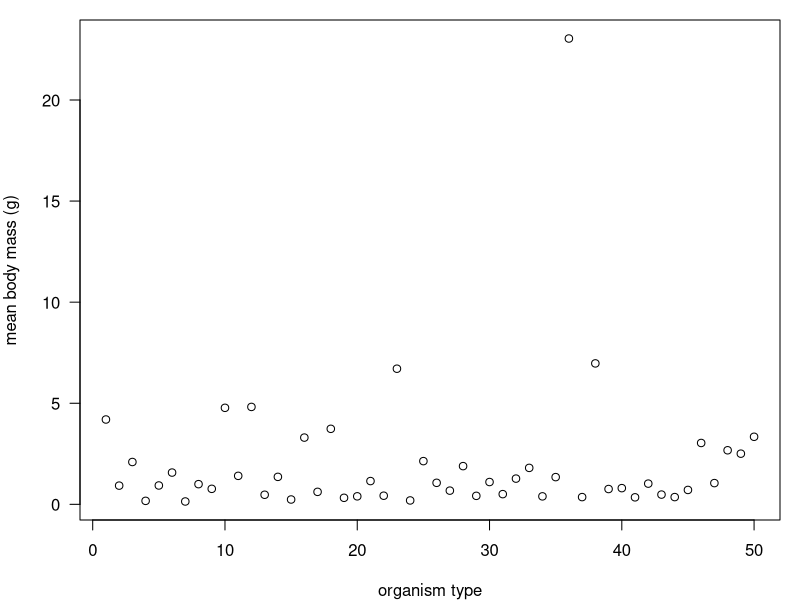
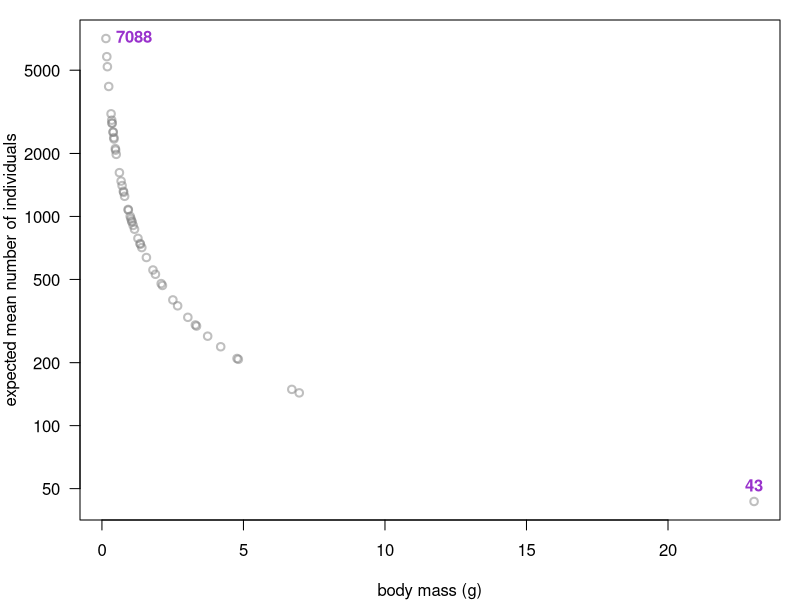
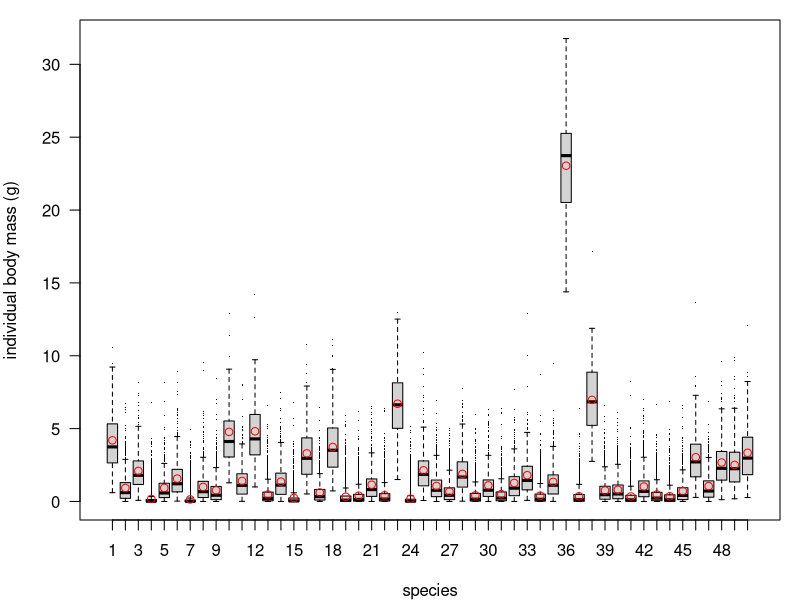

Generate these figures, in order, with R: (Note: this script raises an error after producing the figures.)
library(data.table)

functions.f <- list.files("functions", full.names = TRUE)
sapply(functions.f, source, echo = FALSE)

# 1. We have a pool of different types of organisms. We'll classify them into 
# groups based on the identity at a given region of the mitochondrial genome. 
# Thus, each 'variant' of that sequence corresponds to a type (aka species/OTU).
N_seq_var <- 50
seq_var <- 1:N_seq_var
dim_pool <- c(50, 25, 3)

# Each type of organism occurs in different abundances. 
# We could just simulate some random numbers of abundances, 
# or be more realistic and incorporate information about the mean body size of 
# each type (e.g. smaller organisms are more abundant). 
# To do that, we need to pick some mean body sizes for each of our 
# organism types. 
set.seed(2017)
# choose between "realistic", "uniform", or give a single number for all. 
BODYSIZE_DIST <- "realistic"
if(BODYSIZE_DIST == "realistic"){
  bodysize_mean <- rlnorm(N_seq_var)
} else if(BODYSIZE_DIST == "uniform"){
  bodysize_mean <- runif(n = N_seq_var, min = 0, max = 20)
} else if(is.numeric(BODYSIZE_DIST)){
  bodysize_mean <- rep(BODYSIZE_DIST, N_seq_var)
}
par(mar = c(4,4,1,1))
plot(bodysize_mean, xlab = 'organism type', ylab = 'mean body mass (g)', las = 1)
# OK. Lots of small things, a few big ones.
# Now, let's simulate counts of those things based on their body size. 
# First we'll establish a relationship between body mass and expected counts. 
COEFF <- 1000
counts_mean <- COEFF/bodysize_mean
plot(bodysize_mean, counts_mean, 
     col = grey(0.5, alpha = 0.5), lwd = 2, 
     log = 'y', 
     xlab = 'body mass (g)', ylab = 'expected mean number of individuals', 
     las = 1)
pts.df <- data.frame(x = range(bodysize_mean), y = rev(range(counts_mean)))
text(pts.df, labels = round(pts.df$y), col = 'darkorchid', pos = c(4,3), font = 2)
pts.df

# The smallest 'species' has a mean body mass of 0.14 g and around 7000 individuals.
# The largest has a mean body mass of 23 g and around 43 individuals.
# From this information we can generate some simulated but realistic count data. 
ind_per_species <- rpois(n = length(counts_mean), lambda = counts_mean)

# And to bring it back around, we can simulate a mass for each individual
set.seed(1)
mass_ind <- rgamma(
  n = sum(ind_per_species), 
  shape = rep(bodysize_mean, times = ind_per_species), 
  rate = 1
  )
inds <- data.table(
  species = rep(seq_var, times = ind_per_species), 
  mass = mass_ind
)
boxplot(split(mass_ind, f = inds$species), 
  xlab = "species", ylab = "individual body mass (g)", 
  cex = 0.5, pch = '.', las = 1)
points(x = 1:N_seq_var, y = bodysize_mean, col = 'red')

# I'm going to call place_inds() multiple times so each species has a different 
# distribution in space. 
inds[,c('x', 'y', 'z') := data.table(place_inds(.N, dim_pool)), by = species]

# plot distribtion of a single species in the pool
sp.plot <- 1
par(mfrow = c(2,1))
ncols <- 3
mycols <- hsv(h = seq(from = 1/ncols, to = 1, length.out = ncols), s = 0.7, alpha = 0.7)
# mycols <- colorRampPalette(c("gold", "slateblue", 'green'))(ncols)
# mycols <- viridis(ncols, end = 1, option = 'magma')
with(inds[species == sp.plot, ], 
     plot(x, z, col = mycols[cut(z, breaks = ncols)], lwd = 2, 
          xlab = "length", ylab = "depth", las = 1))
legend('bottomright', legend = c('upper', 'middle', 'lower'), 
       pch = 1, pt.lwd = 2, col = rev(mycols), bty = 'n')

with(inds[species == sp.plot, ], 
     plot(x,y, col = mycols[cut(z, breaks = ncols)], lwd = 2, 
          xlab = "length", ylab = "width", las = 1))
legend('bottomright', legend = c('upper', 'middle', 'lower'), 
       pch = 1, pt.lwd = 2, col = rev(mycols), bty = 'n')

# Now we can sample from the environment.
# Let's start by deciding where to take our samples. 
corner_min <- c(0,0,0) # in the corner
pool_range <- cbind(corner_min, dim_pool)
sample_points <- as.matrix(expand.grid(pool_range[1,], pool_range[2,], pool_range[3,]))

# In the following lines I'll be doing things in an inefficient way, but in the 
# hopes it will illustrate each step individually.

# First, calculate the distance that each sample is from each individual.
for(i in 1:nrow(sample_points)){
  # add columns for the distance between each individual and each sample location
  inds[ , paste0('dist.', i)] <- dist_from_samp(sample_points[i,], as.matrix(inds[,.(x,y,z)]))
}

# Then, sample cells from the environment based on density calculated based on 
# mass and distance. 
for(i in 1:nrow(sample_points)){
  distvar <- paste0('dist.', i)
  cellvar <- paste0('cells.', i)
  # for each individual, calculate how many cells end up in each sample
  inds[ , (cellvar)] <- cells_by_dist(inds[[distvar]], inds[,mass])
}

# temp data frame; very long: N cells in each sample from each *individual*
temp <- melt.data.table(inds, id.vars = 'species', 
                measure.vars = paste0('cells.', 1:nrow(sample_points)), 
                variable.name = 'sample', value.name = 'count')
temp[,sample := gsub('cells.', replacement = '', x = sample, fixed = TRUE)]

# now collapse that into N cells from each *type*
samples.env <- temp[, sum(count), by = .(sample, species)]
rm(temp)
colnames(samples.env)[3] <- "cells"

# plot cells per sample by species
par(mfrow = c(1,1))
pldat <- with(samples.env, split(cells, species))
boxplot(pldat, 
  xlab = 'number of cells in samples', ylab = 'taxon', 
  outpch = 21, outcol="slateblue", outbg="red", 
  horizontal = TRUE, las = 1)

# Compute number of templates per sample, 
# given number of cells and range of templates/cell
set.seed(1)
samples.env[, templates := copies_per_cell(cells)]

## TODO PICK UP HERE

N_samples <- 10
samples <- 1:N_samples

# the templates are present in a certain abundance in the extraction
template_abun <- matrix(NA, nrow = N_samples, ncol = N_seq_var)
for(i in 1:N_samples){
  template_abun[i,] <- rnbinom(n = N_seq_var, mu = 10, size = 0.6)
}

# each template has some primer efficiency / bias
primer_efficiencies <- rbeta(n = N_seq_var, 1, 1)

true_pcr_products <- expand.grid(seq_var, samples, NA)[,c(2,1,3)]
names(true_pcr_products) <- c('sample', 'seq.var', 'count')
for(i in 1:N_samples){
  current_max <- i * N_seq_var
  current_min <- current_max - N_seq_var + 1
  true_pcr_products[current_min:current_max,'count'] <- do_pcr(
    template_copies = template_abun[i,], template_effs = primer_efficiencies, 
    ncycles = 40, inflection = 10, slope = 0.2
  )
}

# when we pool our samples, the number of molecules will be influenced by:
# concentration measurement error:
DT <- data.table(true_pcr_products)
# samples contain different numbers of fragments:
molecules_per_sample_product <- DT[,sum(count), by = sample]$V1
# and our measurement of them is not accurate, both because of pipetting:
qubit_vol_exp <- rep(1, N_samples)
qubit_vol_act <- pipette(qubit_vol_exp)
pcr_vol   <- 50
lambderp <- molecules_per_sample_product * qubit_vol_act/pcr_vol
molecules_into_qubit <- rpois(N_samples, lambda = lambderp)
# and because of the measurement error of the qubit
qubit_mass <- rpois(N_samples, lambda = molecules_into_qubit)
min_vol_to_pool <- 10
vol_to_pool <- 10 * (min(qubit_mass)/qubit_mass)

# and again, when we pool them, there is error inherent to pipetting
mol_pipette_exp <- molecules_per_sample_product * (vol_to_pool/(pcr_vol))
mol_pipette_actual <- rpois(n = N_samples, lambda = mol_pipette_exp)

mols_to_seq <- expand.grid(seq_var, samples, NA)[,c(2,1,3)]
names(mols_to_seq) <- c('sample', 'seq.var', 'count')
for(i in 1:N_samples){
  current_max <- i * N_seq_var
  current_min <- current_max - N_seq_var + 1
  mols_to_seq[current_min:current_max,'count'] <- rmultinom(
    n = 1, size = mol_pipette_actual[i], 
    prob = true_pcr_products[true_pcr_products$sample == i, 'count'])
}

# The sequencer has some expected output ('depth')
seq_depth <- rpois(n = 1, lambda = 1e6)

# molecules (sample and variant) are sequenced according to their abundance
seq_prob <- mols_to_seq$count/sum(mols_to_seq$count)

# and the number of reads of each taxon from each sample might be:
seq_dat <- expand.grid(seq_var, samples, NA)[,c(2,1,3)]
names(seq_dat) <- c('sample', 'seq.var', 'count')
seq_dat[,'count'] <- rmultinom(n = 1, size = seq_depth, prob = seq_prob)
